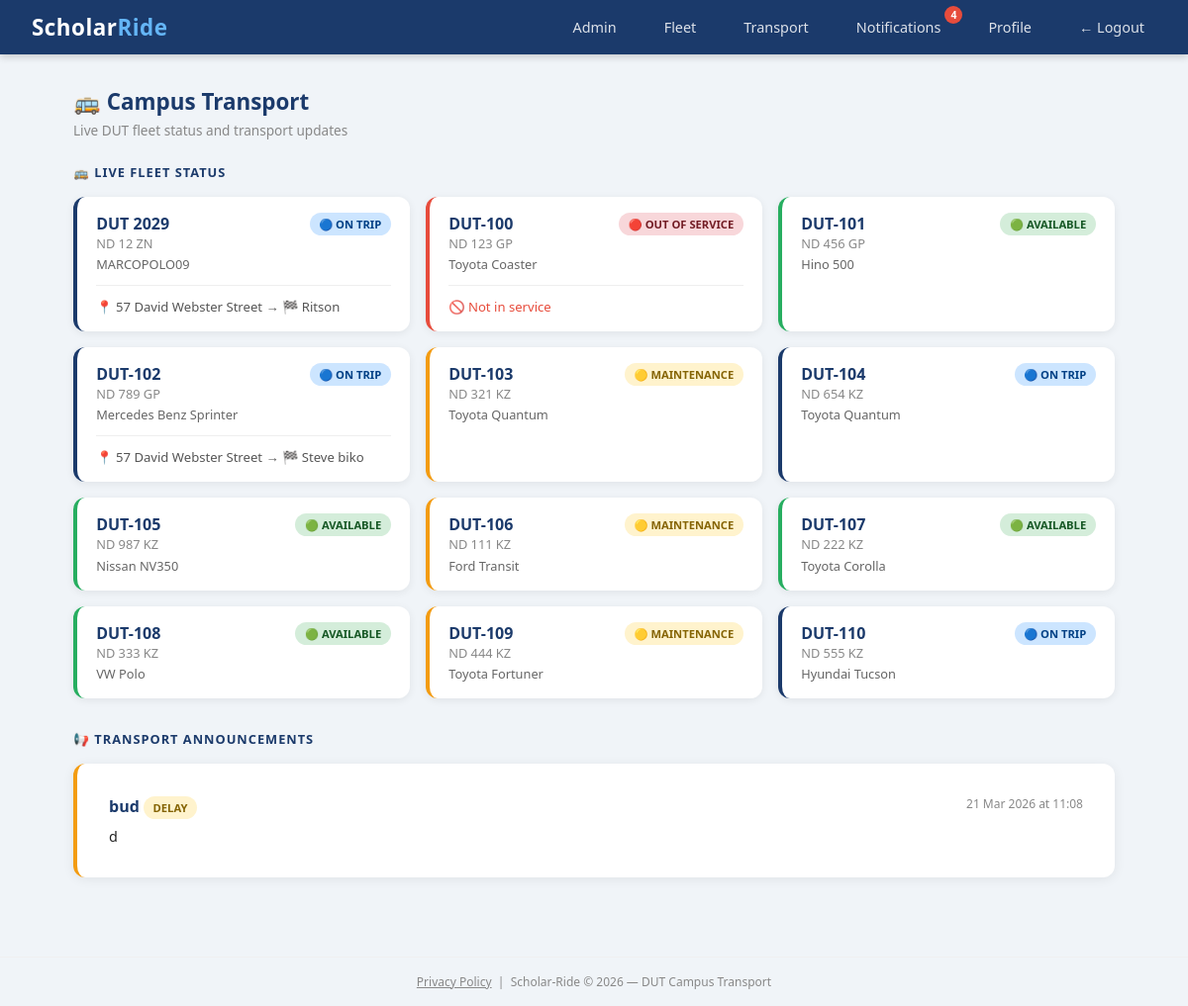
/transport (signed in), run on the app's committed database.
### scholar_ride/models.py (models this page shows)
class Vehicle(db.Model):
    id = db.Column(db.Integer, primary_key=True)
    bus_number = db.Column(db.String(20), unique=True, nullable=False)
    registration_number = db.Column(db.String(20), unique=True, nullable=False)
    vehicle_type = db.Column(db.String(50), nullable=False)
    make_model = db.Column(db.String(100), nullable=False)
    capacity = db.Column(db.Integer, nullable=False)
    status = db.Column(db.String(20), default='available')
    current_driver_id = db.Column(db.Integer, db.ForeignKey('user.id'), nullable=True)
    current_ride_id = db.Column(db.Integer, db.ForeignKey('ride.id'), nullable=True)
    notes = db.Column(db.String(200), nullable=True)
    created_at = db.Column(db.DateTime, default=datetime.utcnow)
    current_driver = db.relationship('User', foreign_keys=[current_driver_id])
    current_ride = db.relationship('Ride', foreign_keys=[current_ride_id])

class Ride(db.Model):
    id = db.Column(db.Integer, primary_key=True)
    driver_id = db.Column(db.Integer, db.ForeignKey('user.id'), nullable=False)
    origin = db.Column(db.String(200), nullable=False)
    destination = db.Column(db.String(200), nullable=False)
    departure_time = db.Column(db.DateTime, nullable=False)
    available_seats = db.Column(db.Integer, nullable=False)
    total_seats = db.Column(db.Integer, nullable=False)
    status = db.Column(db.String(20), default='active')
    created_at = db.Column(db.DateTime, default=datetime.utcnow)
    bookings = db.relationship('Booking', backref='ride', lazy=True)
    vehicle_type = db.Column(db.String(50), nullable=True)
    vehicle_model = db.Column(db.String(100), nullable=True)
    registration_number = db.Column(db.String(20), nullable=True)
    completed_at = db.Column(db.DateTime, nullable=True)
    bus_number = db.Column(db.String(20), nullable=True)

class Announcement(db.Model):
    id = db.Column(db.Integer, primary_key=True)
    admin_id = db.Column(db.Integer, db.ForeignKey('user.id'), nullable=False)
    title = db.Column(db.String(200), nullable=False)
    body = db.Column(db.Text, nullable=False)
    category = db.Column(db.String(50))
    created_at = db.Column(db.DateTime, default=sast_now)

### scholar_ride/routes/admin.py (the view)
@admin.route('/transport')
@login_required
def transport_feed():
    from scholar_ride.models import Vehicle
    announcements = Announcement.query.order_by(Announcement.created_at.desc()).all()
    vehicles = Vehicle.query.order_by(Vehicle.bus_number).all()
    return render_template('transport/feed.html', announcements=announcements, vehicles=vehicles)

### scholar_ride/models.py (called while the page is built)
@login_manager.user_loader
def load_user(user_id):
    return User.query.get(int(user_id))

### scholar_ride/templates/transport/feed.html (shortened to what this page needs)
{% extends "base.html" %}
{% block content %}
<div class="page-header d-flex justify-between align-center mb-3">
    <div>
        <h4 style="color:#1B3A6B; margin-bottom:0.25rem;">🚌 Campus Transport</h4>
        <p class="text-muted">Live DUT fleet status and transport updates</p>
    </div>
</div>
{% if current_user.role in ['driver', 'admin'] %}
<h6 style="color:#1B3A6B; font-weight:700; margin-bottom:1rem; text-transform:uppercase; letter-spacing:1px; font-size:0.8rem;">
    🚌 Live Fleet Status
</h6>
{% if vehicles %}
<div style="display:grid; grid-template-columns: repeat(auto-fill, minmax(260px, 1fr)); gap:1rem; margin-bottom:2rem;">
    {% for vehicle in vehicles %}
    <div style="background:white; border-radius:12px; padding:1rem 1.2rem;
                box-shadow:0 2px 8px rgba(0,0,0,0.07);
                border-left: 4px solid
                {% if vehicle.status == 'available' %}#27ae60
                {% elif vehicle.status == 'on_trip' %}#1B3A6B
                {% elif vehicle.status == 'maintenance' %}#f39c12
                {% else %}#e74c3c{% endif %};">
        <div style="display:flex; justify-content:space-between; align-items:flex-start;">
            <div>
                <div style="font-weight:700; font-size:1rem; color:#1B3A6B;">{{ vehicle.bus_number }}</div>
                {% if current_user.role in ['admin', 'driver'] %}
                <div style="font-size:0.8rem; color:#888;">{{ vehicle.registration_number }}</div>
                {% endif %}
                <div style="font-size:0.8rem; color:#666; margin-top:0.2rem;">{{ vehicle.make_model }}</div>
            </div>
            <span class="badge
                {% if vehicle.status == 'available' %}badge-success
                {% elif vehicle.status == 'on_trip' %}badge-primary
                {% elif vehicle.status == 'maintenance' %}badge-warning
                {% else %}badge-danger{% endif %}"
                style="font-size:0.7rem;">
                {% if vehicle.status == 'available' %}🟢 AVAILABLE
                {% elif vehicle.status == 'on_trip' %}🔵 ON TRIP
                {% elif vehicle.status == 'maintenance' %}🟡 MAINTENANCE
                {% else %}🔴 OUT OF SERVICE{% endif %}
            </span>
        </div>
        {% if vehicle.status == 'on_trip' and vehicle.current_ride %}
        <div style="margin-top:0.75rem; padding-top:0.75rem; border-top:1px solid #eee; font-size:0.82rem; color:#555;">
            📍 {{ vehicle.current_ride.origin }} → 🏁 {{ vehicle.current_ride.destination }}
        </div>
        {% endif %}
        {% if vehicle.status == 'out_of_service' %}
        <div style="margin-top:0.75rem; padding-top:0.75rem; border-top:1px solid #eee; font-size:0.82rem; color:#e74c3c;">
            🚫 Not in service
        </div>
        {% endif %}
    </div>
    {% endfor %}
</div>
{% else %}
<div class="empty-state mb-4">
    <div class="empty-icon">🚌</div>
    <p>No vehicles in fleet yet.</p>
</div>
{% endif %}
{% endif %}
<h6 style="color:#1B3A6B; font-weight:700; margin-bottom:1rem; text-transform:uppercase; letter-spacing:1px; font-size:0.8rem;">
    📢 Transport Announcements
</h6>
{% if announcements %}
    {% for ann in announcements %}
    <div class="card mb-2 p-3" style="border-left: 4px solid
        {% if ann.category == 'breakdown' %}#e74c3c
        {% elif ann.category == 'delay' %}#f39c12
        {% elif ann.category == 'cancellation' %}#e74c3c
        {% else %}#1B3A6B{% endif %};">
        <div style="display:flex; justify-content:space-between; align-items:flex-start; flex-wrap:wrap; gap:0.5rem;">
            <div>
                <strong style="color:#1B3A6B;">{{ ann.title }}</strong>
                <span class="badge ms-2
                    {% if ann.category == 'breakdown' %}badge-danger
                    {% elif ann.category == 'delay' %}badge-warning
                    {% elif ann.category == 'cancellation' %}badge-danger
                    {% else %}badge-primary{% endif %}"
                    style="font-size:0.7rem;">
                    {{ ann.category | upper }}
                </span>
            </div>
            <small class="text-muted" style="font-size:0.75rem;">
                {{ ann.created_at.strftime('%d %b %Y at %H:%M') }}
            </small>
        </div>
        <p class="mb-0 mt-1" style="font-size:0.9rem;">{{ ann.body }}</p>
    </div>
    {% endfor %}
{% else %}
    <div class="empty-state">
        <div class="empty-icon">📢</div>
        <p>No transport announcements right now.</p>
    </div>
{% endif %}
{% endblock %}

### scholar_ride/templates/base.html (style rules this page uses)
*, *::before, *::after { box-sizing: border-box; margin: 0; padding: 0; }
body { font-family: 'Segoe UI', Tahoma, Geneva, Verdana, sans-serif; background: #f0f4f8; color: #222; }
.card { background: white; border-radius: 12px; box-shadow: 0 2px 12px rgba(0,0,0,0.07); padding: 2rem; margin-bottom: 1.5rem; }
.badge { display: inline-block; padding: 0.25rem 0.6rem; border-radius: 20px; font-size: 0.75rem; font-weight: 700; }
.badge-success { background: #d4edda; color: #155724; }
.badge-danger { background: #f8d7da; color: #721c24; }
.badge-warning { background: #fff3cd; color: #856404; }
.badge-primary { background: #cce5ff; color: #004085; }
.text-muted { color: #888; font-size: 0.85rem; }
.mt-1 { margin-top: 0.5rem; }
.mb-2 { margin-bottom: 1rem; }
.d-flex { display: flex; }
.justify-between { justify-content: space-between; }
.align-center { align-items: center; }
.page-header { margin-bottom: 1.5rem; }
.page-header h4 { color: #1B3A6B; font-size: 1.4rem; font-weight: 700; }

### data on the page
Vehicle: bus_number "DUT 2029", registration_number "ND 12 ZN", make_model "MARCOPOLO09", status "🔵 ON TRIP", current_ride.origin "57 David Webster Street", current_ride.destination "Ritson"
Vehicle: bus_number "DUT-100", registration_number "ND 123 GP", make_model "Toyota Coaster", status "🔴 OUT OF SERVICE"
Vehicle: bus_number "DUT-101", registration_number "ND 456 GP", make_model "Hino 500", status "🟢 AVAILABLE"
Vehicle: bus_number "DUT-102", registration_number "ND 789 GP", make_model "Mercedes Benz Sprinter", status "🔵 ON TRIP", current_ride.origin "57 David Webster Street", current_ride.destination "Steve biko"
Vehicle: bus_number "DUT-103", registration_number "ND 321 KZ", make_model "Toyota Quantum", status "🟡 MAINTENANCE"
Vehicle: bus_number "DUT-104", registration_number "ND 654 KZ", make_model "Toyota Quantum", status "🔵 ON TRIP"
Vehicle: bus_number "DUT-105", registration_number "ND 987 KZ", make_model "Nissan NV350", status "🟢 AVAILABLE"
Vehicle: bus_number "DUT-106", registration_number "ND 111 KZ", make_model "Ford Transit", status "🟡 MAINTENANCE"
Vehicle: bus_number "DUT-107", registration_number "ND 222 KZ", make_model "Toyota Corolla", status "🟢 AVAILABLE"
Vehicle: bus_number "DUT-108", registration_number "ND 333 KZ", make_model "VW Polo", status "🟢 AVAILABLE"
Vehicle: bus_number "DUT-109", registration_number "ND 444 KZ", make_model "Toyota Fortuner", status "🟡 MAINTENANCE"
Vehicle: bus_number "DUT-110", registration_number "ND 555 KZ", make_model "Hyundai Tucson", status "🔵 ON TRIP"
Announcement: title "bud", category "DELAY", created_at "21 Mar 2026 at 11:08", body "d"

### other printed values
{{ unread_count }} "4"
